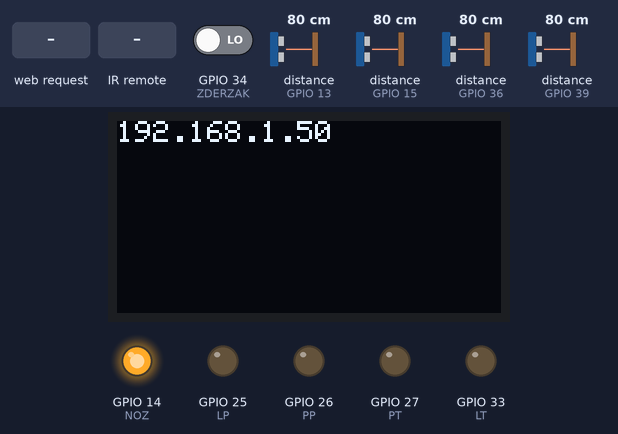
Recording of a program running on a simulated ESP32. On the bench: 128×64 one-colour display, output pins drawn as LEDs (lit = HIGH). Wiring (inferred from the names in the program): 4 × ultrasonic range finder: trigger GPIO 4, echo GPIO 15 / trigger GPIO 12, echo GPIO 13 / trigger GPIO 19, echo GPIO 39 / trigger GPIO 23, echo GPIO 36. The inputs (shaded band) are chosen by the test bench; at power-on: distance to the obstacle (sensors on GPIO 13, GPIO 36, GPIO 15, GPIO 39) 80 cm, GPIO 34 (ZDERZAK) LOW. The echo pulse lasts 58.3 µs per cm; WiFi joins after 1.5 s; servers stay silent unless stated; pins used as bus, display or sensor lines are not drawn; what the program prints to the serial monitor is not drawn.

Above: at 2.7 s.
2.8 s: HTTP request GET /prosto/on received
At 3.3 s:
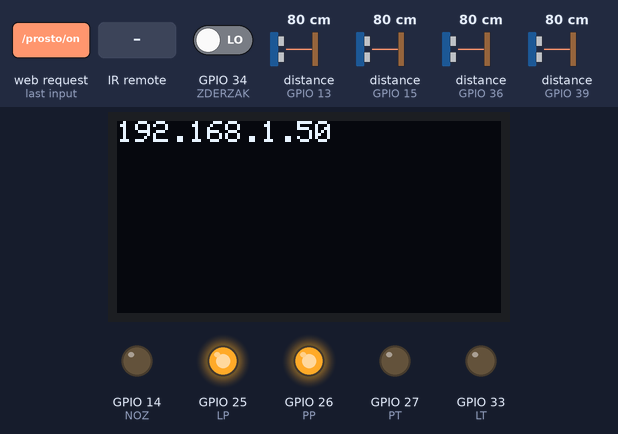
4.3 s: distance to the obstacle (sensor on GPIO 13) set to 17 cm
5.8 s: distance to the obstacle (sensor on GPIO 13) set to 13 cm
At 8.0 s:
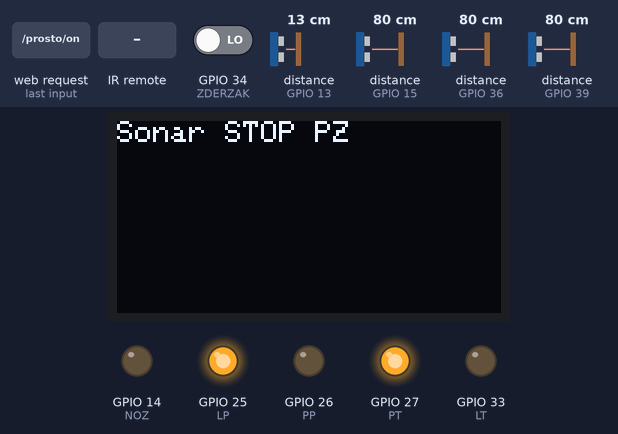
8.3 s: distance to the obstacle (sensor on GPIO 36) set to 17 cm
10.3 s: distance to the obstacle (sensor on GPIO 36) set to 12 cm
At 13.3 s:
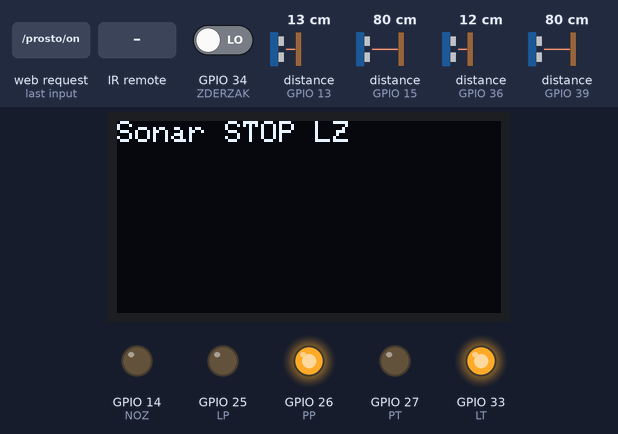
16.3 s: infrared code 0x1 received
At 20.0 s:
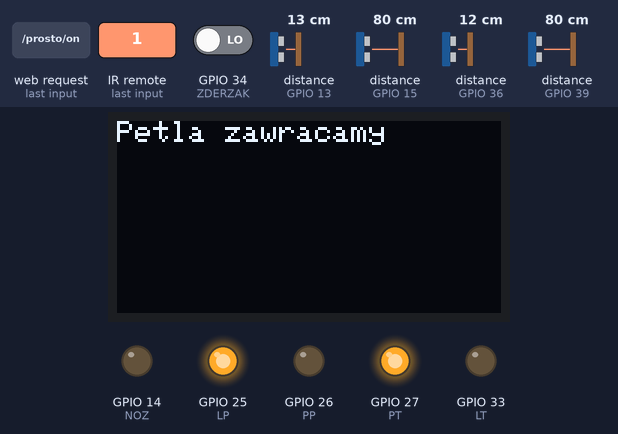
Timing chart, 0 to 20.3 s (numbered marks = the images above; inputs shaded):
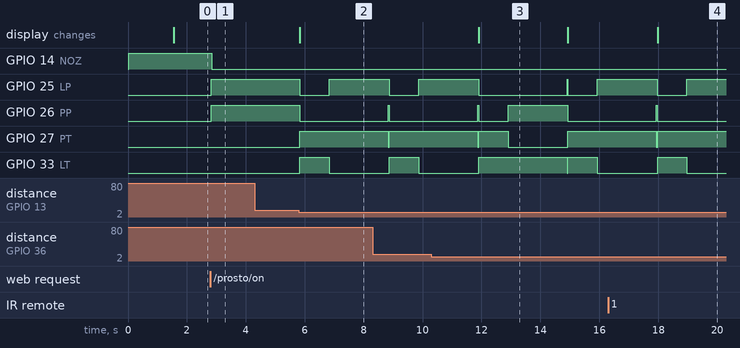

Measured:
- the behaviour switches between 15 and 14 cm on distance to the obstacle (sensor on GPIO 13) (found by bisection; images 1 and 2)
- the behaviour switches between 15 and 14 cm on distance to the obstacle (sensor on GPIO 36) (found by bisection; images 2 and 3)
- after the input at 2.8 s, GPIO 14 (NOZ): HIGH → LOW at once; GPIO 25 (LP), GPIO 26 (PP): LOW → HIGH at once
- after the input at 4.3 s, every drawn part: stays the same
- after the input at 5.8 s, GPIO 25 (LP): HIGH → LOW at once, → HIGH 1.0 s later; GPIO 26 (PP): HIGH → LOW at once; GPIO 27 (PT): LOW → HIGH at once; GPIO 33 (LT): LOW → HIGH at once, → LOW 1.0 s later; the display: changes at once (image 2)
- after the input at 10.3 s, the display: changes after 1.6 s (image 3)
- after the input at 16.3 s, GPIO 26 (PP): goes on until 18.0 s, then stays LOW; GPIO 27 (PT): goes on until 18.0 s, then stays HIGH; the display: changes after 1.7 s (image 4)

The program:

main.cpp
```cpp
#include <Arduino.h>


#include <WiFi.h>
#include <AsyncTCP.h>
#include <ESPAsyncWebServer.h>
#include <HardwareSerial.h>
#include <Wire.h>
#include <Adafruit_GFX.h>
#include <Adafruit_SSD1306.h>
#include <RCSwitch.h>


#define SCREEN_WIDTH 128
#define SCREEN_HEIGHT 64
#define Czas_obrot 2000
#define Czas_wstecz 1000


// Przydział GPIO
// Zmienne to GPIO pins
// odbiornik 433 GPIO2
// LCD GPIO
// Koło prawe przód
const int PP = 26;
// Koło prawe tył
const int PT = 27;
// Koło lewe przód
const int LP = 25;
// Koło lewe tył
const int LT = 33;
// Silniki noża
const int NOZ = 14;
// Zderzak
const int ZDERZAK = 34;
// Podniesione kola
const int KOLA_UP = 35;


//czujnik odległości sonar LZ
const int trigPinLZ = 23; //out
const int echoPinLZ = 36; //input
//czujnik odległości sonar LW
const int trigPinLW = 19; //out
const int echoPinLW = 39; //input
//czujnik odległości sonar PZ
const int trigPinPZ = 12; //out
const int echoPinPZ = 13; //input
//czujnik odległości sonar PW
const int trigPinPW = 4; //out
const int echoPinPW = 15; //input


//Odległosc do przeszkody
const float minOdleglosc = 15;
//zmienne lokalizacyjne
float latitude , longitude;
String  latitude_string , longitiude_string;
// ekran
Adafruit_SSD1306 display(SCREEN_WIDTH, SCREEN_HEIGHT, &Wire, -1);
// Odbiornik 433


RCSwitch mySwitch = RCSwitch();


// Replace with your network credentials
const char* ssid = "nazwa sieci";
const char* password = "hasło sieci";
//zmienna do kierunku
int kierunek;
// Przeszkoda
boolean Emergency = true;
// stan detektora petli
int PetlaValue = 0;
// Set web server port number to 80
WiFiServer server(80);
//
  int wartosc_cyfrowa = 0;
  int wartosc_analogowa = 0;
// Variable to store the HTTP request
String header;


// Auxiliar variables to store the current output state


String prosto = "off";
String lewo = "off";
String prawo = "off";
String tyl = "off";


// Current time
unsigned long currentTime = millis();
// Previous time
unsigned long previousTime = 0;
// Define timeout time in milliseconds (example: 2000ms = 2s)
const long timeoutTime = 2000;


void setup() {
  Serial.begin(115200);
  // Connect To GPIO2
  mySwitch.enableReceive(2);
 // display
  if(!display.begin(SSD1306_SWITCHCAPVCC, 0x3C)) {
    Serial.println(F("SSD1306 allocation failed"));
    for(;;);
  }

 // czujnik odleglosci
 pinMode(trigPinLZ, OUTPUT); // Sets the trigPin as an Output
 pinMode(echoPinLZ, INPUT); // Sets the echoPin as an Input
 pinMode(trigPinLW, OUTPUT); // Sets the trigPin as an Output
 pinMode(echoPinLW, INPUT); // Sets the echoPin as an Input
 pinMode(trigPinPW, OUTPUT); // Sets the trigPin as an Output
 pinMode(echoPinPW, INPUT); // Sets the echoPin as an Input
 pinMode(trigPinPZ, OUTPUT); // Sets the trigPin as an Output
 pinMode(echoPinPZ, INPUT); // Sets the echoPin as an Input


 // Wejscia bumper
  pinMode(ZDERZAK, INPUT);
  pinMode(KOLA_UP, INPUT);

  // Inicjalizacja wyjść


  pinMode(PP, OUTPUT);
  pinMode(PT, OUTPUT);
  pinMode(LP, OUTPUT);
  pinMode(LT, OUTPUT);
  pinMode(NOZ, OUTPUT);
  // ustawienie stanów to low
  digitalWrite(PP, LOW);
  digitalWrite(PT, LOW);
  digitalWrite(LP, LOW);
  digitalWrite(LT, LOW);
  digitalWrite(NOZ, HIGH);
  digitalWrite(ZDERZAK, LOW);


  // Połączenie z  Wi-Fi network  SSID i password
  Serial.print("Connecting to ");
  Serial.println(ssid);
  WiFi.begin(ssid, password);
  while (WiFi.status() != WL_CONNECTED) {
    delay(500);
    Serial.print(".");
  }
  // Wyświetlanie Adresu IP i komunikatów połączenia
  Serial.println("");
  Serial.println("WiFi connected.");
  Serial.println("IP address: ");
  Serial.println(WiFi.localIP());
  server.begin();
  display.clearDisplay();
  display.setTextSize(1);
  display.setTextColor(WHITE);
  display.setCursor(0, 0);
  display.print(WiFi.localIP());
  display.display();
}
// funkcie Kierunku jazdy
void przod(){
   Serial.println("Jedziemy do przodu");
  digitalWrite(PT, LOW);
  digitalWrite(LT, LOW);
  digitalWrite (PP, HIGH);
  digitalWrite (LP, HIGH);


  }


void w_tyl(){
  Serial.println("Jedziemy do tylu");
  digitalWrite(PP, LOW);
  digitalWrite(LP, LOW);
  digitalWrite (PT, HIGH);
  digitalWrite (LT, HIGH);
  delay(Czas_wstecz);
  digitalWrite(PT, LOW);
  digitalWrite(LT, LOW);
}


void stoj(){
  Serial.println("Stop");
  digitalWrite(PP, LOW);
  digitalWrite(LP, LOW);
  digitalWrite(PT, LOW);
  digitalWrite(LT, LOW);
}


void w_prawo(){
  Serial.println("Skret w prawo");
  digitalWrite(PP, LOW);
  digitalWrite(LT, LOW);
  digitalWrite (PT, HIGH);
  digitalWrite (LP, HIGH);
  delay(Czas_obrot);
  digitalWrite(PT, LOW);
  digitalWrite(LP, LOW);
}


void w_lewo(){
  Serial.println("Skret w lewo");
  digitalWrite(LP, LOW);
  digitalWrite(PT, LOW);
  digitalWrite (LT, HIGH);
  digitalWrite (PP, HIGH);
  delay(Czas_obrot);
  digitalWrite(LT, LOW);
  digitalWrite(PP, LOW);
}
// Część wykonawcza
void loop(){
//Inicjalizacje SONARÓW
  digitalWrite(trigPinLZ, HIGH);
  delayMicroseconds(10);
  digitalWrite(trigPinLZ, LOW);
  int signalDelayLZ = pulseIn(echoPinLZ, HIGH);
  int distanceLZ = signalDelayLZ/58;


  digitalWrite(trigPinLW, HIGH);
  delayMicroseconds(10);
  digitalWrite(trigPinLW, LOW);
  int signalDelayLW = pulseIn(echoPinLW, HIGH);
  int distanceLW = signalDelayLW/58;


  digitalWrite(trigPinPW, HIGH);
  delayMicroseconds(10);
  digitalWrite(trigPinPW, LOW);
  int signalDelayPW = pulseIn(echoPinPW, HIGH);
  int distancePW = signalDelayPW/58;


  digitalWrite(trigPinPZ, HIGH);
  delayMicroseconds(10);
  digitalWrite(trigPinPZ, LOW);
  int signalDelayPZ = pulseIn(echoPinPZ, HIGH);
  int distancePZ = signalDelayPZ/58;


  //odbiornik 433
  int value = mySwitch.getReceivedValue();

 if (Emergency == false){
  digitalWrite (NOZ, LOW);
//Reakcja na wykrycie pętli
  if (mySwitch.available()) {
      Serial.print("Adres Nadajnika ");
      Serial.println(mySwitch.getReceivedValue());
      display.clearDisplay();
      display.setCursor(0,0);             // Start at top-left corner
      display.println(F("Petla zawracamy"));
      display.display();
      stoj();
      w_tyl();
      w_prawo();
      przod();
      }
//Reakcja na wykrycie przeszkody ze zderzaka i sonarów
  if (digitalRead(ZDERZAK) == HIGH){
  Serial.println("Za blisko Zderzak ");
  display.clearDisplay();
  display.setCursor(0,0);             // Start at top-left corner
  display.println(F("Zderzak STOP"));
  display.display();

  }

  if (distanceLZ < 15){
  Serial.println("Za blisko Sonar LZ ");
  display.clearDisplay();
  display.setCursor(0,0);             // Start at top-left corner
  display.println(F("Sonar STOP LZ"));
  display.display();
  stoj();
  w_tyl();
  w_lewo();
  przod();
  }


  if (distanceLW < 15){
  Serial.println("Za blisko Sonar LW ");
  display.clearDisplay();
  display.setCursor(0,0);             // Start at top-left corner
  display.println(F("Sonar STOP LW"));
  display.display();
  stoj();
  w_tyl();
  w_lewo();
  przod();
  }


  if (distancePW < 15){
  Serial.println("Za blisko Sonar PW ");
  display.clearDisplay();
  display.setCursor(0,0);             // Start at top-left corner
  display.println(F("Sonar STOP PW"));
  display.display();
  stoj();
  w_tyl();
  w_prawo();
  przod();
  }


  if (distancePZ < 15){
  Serial.println("Za blisko Sonar PZ ");
  display.clearDisplay();
  display.setCursor(0,0);             // Start at top-left corner
  display.println(F("Sonar STOP PZ"));
  display.display();
  stoj();
  w_tyl();
  w_prawo();
  przod();
  }
 }
 else {digitalWrite (NOZ, HIGH);}
  WiFiClient client = server.available();   // Listen for incoming clients


  if (client) {                             // If a new client connects,
    currentTime = millis();
    previousTime = currentTime;
    Serial.println("New Client.");          // print a message out in the serial port
    String currentLine = "";                // make a String to hold incoming data from the client
    while (client.connected() && currentTime - previousTime <= timeoutTime) {  // loop while the client's connected
      currentTime = millis();
      if (client.available()) {             // if there's bytes to read from the client,
        char c = client.read();             // read a byte, then
        Serial.write(c);                    // print it out the serial monitor
        header += c;
        if (c == '\n') {                    // if the byte is a newline character
          // if the current line is blank, you got two newline characters in a row.
          // that's the end of the client HTTP request, so send a response:
          if (currentLine.length() == 0) {
            // HTTP headers always start with a response code (e.g. HTTP/1.1 200 OK)
            // and a content-type so the client knows what's coming, then a blank line:
            client.println("HTTP/1.1 200 OK");
            client.println("Content-type:text/html");
            client.println("Connection: close");
            client.println();

            // turns the GPIOs on and off
            if (header.indexOf("GET /prosto/on") >= 0) {
              Serial.println("prosto on");
              prosto = "on";
              kierunek = 1;

            } else if (header.indexOf("GET /prosto/off") >= 0) {
              Serial.println("prosto off");
              prosto = "off";
              kierunek = 0;
            } else if (header.indexOf("GET /prawo/on") >= 0) {
              Serial.println("prawo on");
              prawo = "on";
              kierunek = 2 ;
            } else if (header.indexOf("GET /prawo/off") >= 0) {
              Serial.println("prawo off");
              prawo = "off";
              kierunek = 0;
            } else if (header.indexOf("GET /lewo/on") >= 0) {
              Serial.println("lewo on");
              lewo = "on";
              kierunek =3;
            } else if (header.indexOf("GET /lewo/off") >= 0) {
              Serial.println("lewo off");
              lewo = "off";
               kierunek = 0;
            } else if (header.indexOf("GET /tyl/on") >= 0) {
              Serial.println("tyl on");
              tyl = "on";
              kierunek =4;
            } else if (header.indexOf("GET /tyl/off") >= 0) {
              Serial.println("tyl off");
              tyl = "off";
               kierunek = 0;
            }
              Serial.println (kierunek);
            // Wyświetla HTML web page
            client.println("<!DOCTYPE html><html>");
            client.println("<head><meta name=\"viewport\" content=\"width=device-width, initial-scale=1\">");
            client.println("<link rel=\"icon\" href=\"data:,\">");
            // CSS to style the on/off buttons
            // Feel free to change the background-color and font-size attributes to fit your preferences
            client.println("<style>html { font-family: Helvetica; display: inline-block; margin: 0px auto; text-align: center;}");
            client.println(".button { background-color: #4CAF50; border: none; color: white; padding: 16px 40px;");
            client.println("text-decoration: none; font-size: 30px; margin: 2px; cursor: pointer;}");
            client.println(".button2 {background-color: #555555;}</style></head>");

            // Web Page Heading
            client.println("<body><h1>Kosiarka Serwer</h1>");

            // Display current state, and ON/OFF buttons for prosto
            client.println("<p>Jazda prosto - State " + prosto + "</p>");
            // If the prosto is off, it displays the ON button
            if (prosto=="off") {
              Emergency= true;
              client.println("<p><a href=\"/prosto/on\"><button class=\"button button2\">OFF</button></a></p>");
            } else {
              Emergency= false;
              client.println("<p><a href=\"/prosto/off\"><button class=\"button\">ON</button></a></p>");
            }

            // Display current state, and ON/OFF buttons for prawo
            client.println("<p>Jazda w prawo - State " + prawo + "</p>");
            // If the output27State is off, it displays the ON button
            if (prawo=="off") {
              client.println("<p><a href=\"/prawo/on\"><button class=\"button button2\">OFF</button></a></p>");
            } else {
              client.println("<p><a href=\"/prawo/off\"><button class=\"button\">ON</button></a></p>");
            }


            // Display current state, and ON/OFF buttons for lewo
            client.println("<p>Jazda w lewo - State " + lewo + "</p>");
            // If the output27State is off, it displays the ON button
            if (lewo=="off") {
              client.println("<p><a href=\"/lewo/on\"><button class=\"button button2\">OFF</button></a></p>");
            } else {
              client.println("<p><a href=\"/lewo/off\"><button class=\"button\">ON</button></a></p>");
            }


                        // Display current state, and ON/OFF buttons for tyl
            client.println("<p>Jazda w tyl - State " + tyl + "</p>");
            // If the output27State is off, it displays the ON button
            if (tyl=="off") {
              client.println("<p><a href=\"/tyl/on\"><button class=\"button button2\">OFF</button></a></p>");
            }
            else {
              client.println("<p><a href=\"/tyl/off\"><button class=\"button\">ON</button></a></p>");
            }
            client.println("</body></html>");

            // The HTTP response ends with another blank line
            client.println();
            // Break out of the while loop
            Serial.println (kierunek);

              if (digitalRead(ZDERZAK) == LOW){
              Serial.println (ZDERZAK);
                switch (kierunek) {


                case 0:
                  stoj();
                  break;


                case 1:
                  przod();
                  break;


                case 2:
                  w_prawo();
                  break;


                case 3:
                  w_lewo();
                  break;


                case 4:
                  w_tyl();
                  break;
                }
              }
              else{
                stoj();
              }
            break;
          } else { // if you got a newline, then clear currentLine
            currentLine = "";
          }
        } else if (c != '\r') {  // if you got anything else but a carriage return character,
          currentLine += c;      // add it to the end of the currentLine
        }
      }
    }
    // Clear the header variable
    header = "";
    // Close the connection
    client.stop();
    Serial.println("Client disconnected.");
    Serial.println("");
  }
 mySwitch.resetAvailable();
}
```
